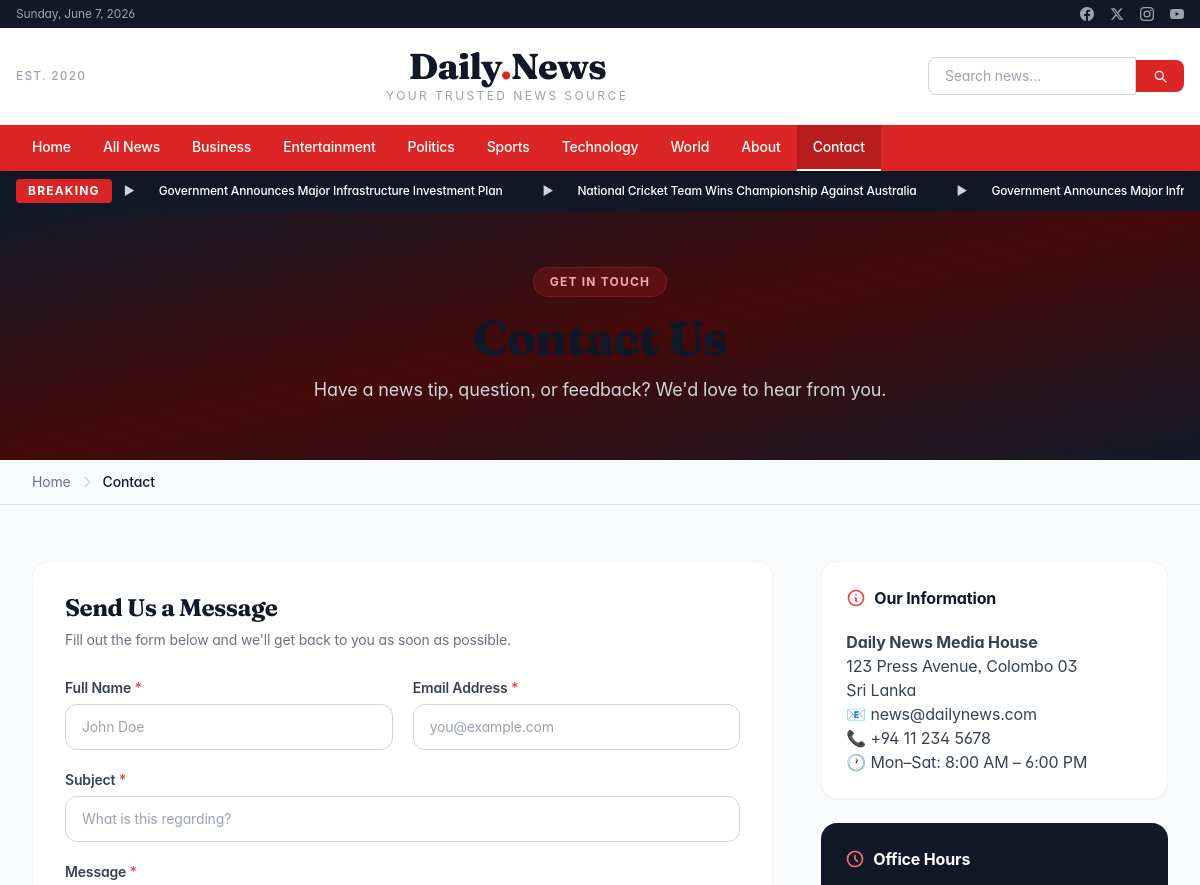
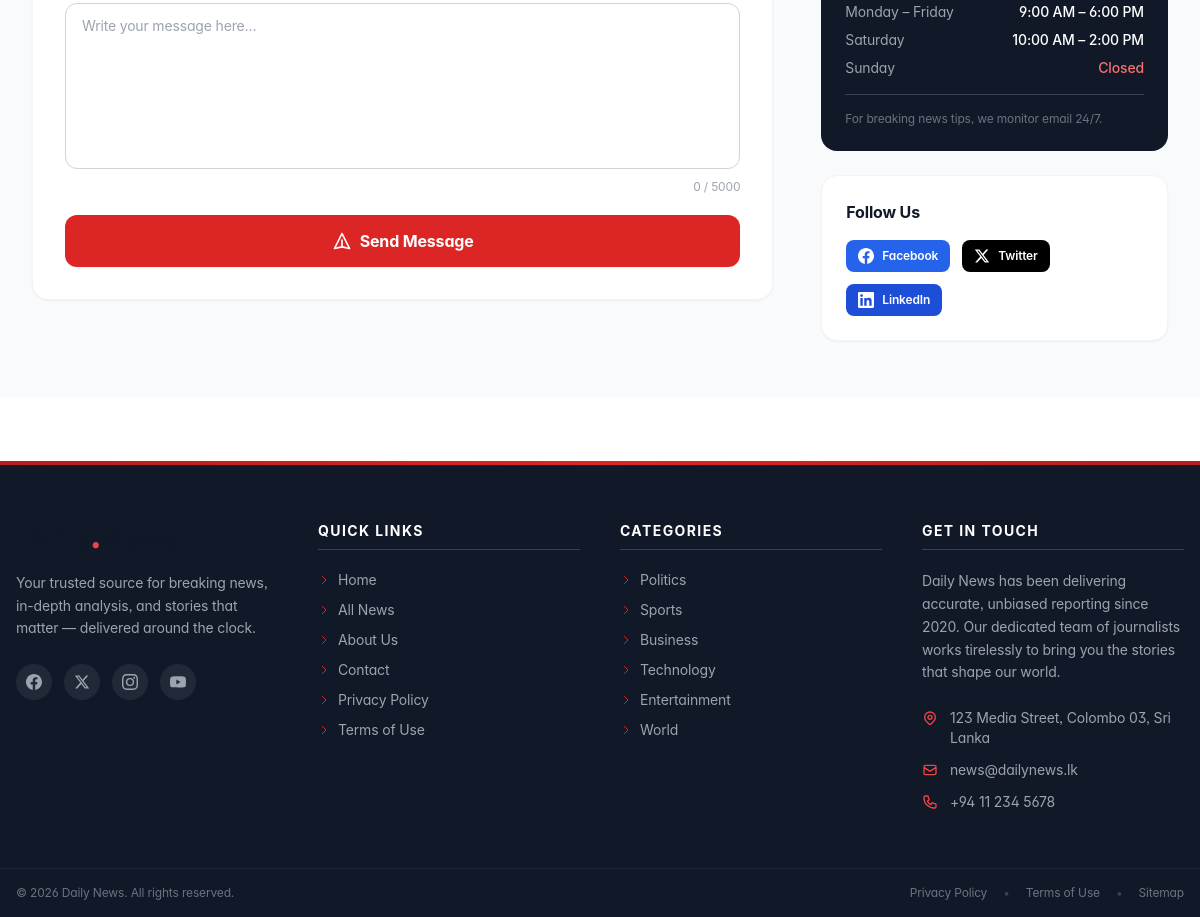
The page /contact.php on the database its author committed (2 pictures, top to bottom).
### tables this page shows
CREATE TABLE IF NOT EXISTS categories (
    id         INT UNSIGNED NOT NULL AUTO_INCREMENT,
    name       VARCHAR(100) NOT NULL,
    slug       VARCHAR(120) NOT NULL,
    status     TINYINT(1)   NOT NULL DEFAULT 1,
    created_at DATETIME     NOT NULL DEFAULT CURRENT_TIMESTAMP,
    updated_at DATETIME     NOT NULL DEFAULT CURRENT_TIMESTAMP ON UPDATE CURRENT_TIMESTAMP,
    PRIMARY KEY (id),
    UNIQUE KEY uq_categories_slug (slug),
    KEY idx_categories_status (status)
);

CREATE TABLE IF NOT EXISTS news (
    id           INT UNSIGNED NOT NULL AUTO_INCREMENT,
    category_id  INT UNSIGNED          DEFAULT NULL,
    title        VARCHAR(300) NOT NULL,
    slug         VARCHAR(320) NOT NULL,
    summary      TEXT,
    body         LONGTEXT     NOT NULL,
    image        VARCHAR(255)          DEFAULT NULL,
    author       VARCHAR(120) NOT NULL DEFAULT 'Admin',
    status       ENUM('draft','published') NOT NULL DEFAULT 'draft',
    is_featured  TINYINT(1)   NOT NULL DEFAULT 0,
    is_breaking  TINYINT(1)   NOT NULL DEFAULT 0,
    views        INT UNSIGNED NOT NULL DEFAULT 0,
    published_at DATETIME              DEFAULT NULL,
    created_at   DATETIME     NOT NULL DEFAULT CURRENT_TIMESTAMP,
    updated_at   DATETIME     NOT NULL DEFAULT CURRENT_TIMESTAMP ON UPDATE CURRENT_TIMESTAMP,
    PRIMARY KEY (id),
    UNIQUE KEY uq_news_slug        (slug),
    KEY idx_news_category_id       (category_id),
    KEY idx_news_status            (status),
    KEY idx_news_is_featured       (is_featured),
    KEY idx_news_is_breaking       (is_breaking),
    KEY idx_news_published_at      (published_at),
    CONSTRAINT fk_news_category FOREIGN KEY (category_id) REFERENCES categories (id) ON DELETE SET NULL ON UPDATE CASCADE
);

CREATE TABLE IF NOT EXISTS site_content (
    id         INT UNSIGNED NOT NULL AUTO_INCREMENT,
    page_key   VARCHAR(100) NOT NULL,
    title      VARCHAR(255)          DEFAULT NULL,
    content    LONGTEXT     NOT NULL,
    created_at DATETIME     NOT NULL DEFAULT CURRENT_TIMESTAMP,
    updated_at DATETIME     NOT NULL DEFAULT CURRENT_TIMESTAMP ON UPDATE CURRENT_TIMESTAMP,
    PRIMARY KEY (id),
    UNIQUE KEY uq_site_content_page_key (page_key)
);

### contact.php (the view, shortened to what the rows shown need)
<?php
require_once 'includes/db.php';
require_once 'includes/functions.php';
try {
    $contactBlock = getSiteContent($pdo, 'contact_info');
} catch (PDOException $e) {
    error_log('[contact.php] ' . $e->getMessage());
    $contactBlock = null;
}
require_once 'components/header.php';
require_once 'components/navbar.php';
?>
<div class="bg-gradient-to-br from-gray-900 via-red-950 to-gray-900 text-white py-14">
    <div class="max-w-screen-xl mx-auto px-4 sm:px-6 lg:px-8 text-center">
        <h1 class="font-serif text-4xl md:text-5xl font-bold mb-3">Contact Us</h1>
    </div>
</div>
<main class="bg-gray-50 py-14">
    <div class="max-w-screen-xl mx-auto px-4 sm:px-6 lg:px-8">
        <div class="grid grid-cols-1 lg:grid-cols-3 gap-12">
            <div class="lg:col-span-2">
                <div class="bg-white rounded-2xl shadow-sm border border-gray-100 p-8">
                    <h2 class="font-serif text-2xl font-bold text-gray-900 mb-2">Send Us a Message</h2>
                </div>
            </div>
            <aside class="space-y-6">
                <div class="bg-white rounded-2xl shadow-sm border border-gray-100 p-6">
                    <div class="prose prose-sm max-w-none text-gray-700 prose-p:my-1 prose-a:text-red-600 prose-strong:text-gray-900">
                        <?php if ($contactBlock && !empty($contactBlock['content'])): ?>
                            <?= $contactBlock['content'] ?>
                        <?php else: ?>
                            <p class="text-gray-400 text-sm py-4 text-center">Contact details coming soon.</p>
                        <?php endif; ?>
                    </div>
                </div>
            </aside>
        </div>
    </div>
</main>
<?php require_once 'components/footer.php'; ?>
</body>
</html>

### components/navbar.php (shortened to what the rows shown need)
<?php
$categories = getCategories($pdo);
$breaking   = getBreakingNews($pdo);
$currentPath = $_SERVER['REQUEST_URI'];
?>
<div class="bg-white border-b border-gray-100 py-5">
  <div class="max-w-7xl mx-auto px-4 flex items-center justify-between gap-4">
    <a href="/index.php" class="text-center flex-shrink-0 mx-auto md:mx-0">
      <h1 class="font-serif text-4xl font-black text-gray-900 tracking-tight leading-none">
        Daily<span class="text-red-600">.</span>News
      </h1>
    </a>
  </div>
</div>
<nav class="bg-red-600 text-white shadow-lg sticky top-0 z-50" id="main-nav">
  <div class="max-w-7xl mx-auto px-4">
    <div class="flex items-center justify-between">
      <div class="hidden md:flex items-center overflow-x-auto scrollbar-hide">
        <a
          href="/index.php"
          class="shrink-0 px-4 py-3 text-sm font-medium hover:bg-red-700 transition-colors duration-150 whitespace-nowrap border-b-2 border-transparent hover:border-white <?= ($currentPath === '/index.php' || $currentPath === '/') ? 'bg-red-700 border-white' : '' ?>"
        >Home</a>
        <a
          href="/news.php"
          class="shrink-0 px-4 py-3 text-sm font-medium hover:bg-red-700 transition-colors duration-150 whitespace-nowrap border-b-2 border-transparent hover:border-white <?= (strpos($currentPath, '/news.php') === 0 && empty($_GET['cat'])) ? 'bg-red-700 border-white' : '' ?>"
        >All News</a>
        <?php foreach ($categories as $cat): ?>
          <a
            href="/news.php?cat=<?= urlencode($cat['slug']) ?>"
            class="shrink-0 px-4 py-3 text-sm font-medium hover:bg-red-700 transition-colors duration-150 whitespace-nowrap border-b-2 border-transparent hover:border-white <?= (isset($_GET['cat']) && $_GET['cat'] === $cat['slug']) ? 'bg-red-700 border-white' : '' ?>"
          ><?= htmlspecialchars($cat['name'], ENT_QUOTES, 'UTF-8') ?></a>
        <?php endforeach; ?>
        <a
          href="/about.php"
          class="shrink-0 px-4 py-3 text-sm font-medium hover:bg-red-700 transition-colors duration-150 whitespace-nowrap border-b-2 border-transparent hover:border-white <?= (strpos($currentPath, '/about.php') === 0) ? 'bg-red-700 border-white' : '' ?>"
        >About</a>
        <a
          href="/contact.php"
          class="shrink-0 px-4 py-3 text-sm font-medium hover:bg-red-700 transition-colors duration-150 whitespace-nowrap border-b-2 border-transparent hover:border-white <?= (strpos($currentPath, '/contact.php') === 0) ? 'bg-red-700 border-white' : '' ?>"
        >Contact</a>
      </div>
    </div>
  </div>
</nav>
<?php if (!empty($breaking)): ?>
<div class="bg-gray-900 text-white text-xs py-2 overflow-hidden">
  <div class="max-w-7xl mx-auto px-4 flex items-center gap-3">
    <div class="overflow-hidden flex-1">
      <div class="ticker-wrap">
        <div class="ticker-content">
          <?php foreach ($breaking as $b): ?>
            <span class="mr-6 text-gray-300">&#9654;</span>
            <a
              href="/article.php?slug=<?= urlencode($b['slug']) ?>"
              class="mr-10 hover:text-red-400 transition-colors duration-200 font-medium"
            ><?= htmlspecialchars($b['title'], ENT_QUOTES, 'UTF-8') ?></a>
          <?php endforeach; ?>
          <?php foreach ($breaking as $b): ?>
            <span class="mr-6 text-gray-300">&#9654;</span>
            <a
              href="/article.php?slug=<?= urlencode($b['slug']) ?>"
              class="mr-10 hover:text-red-400 transition-colors duration-200 font-medium"
            ><?= htmlspecialchars($b['title'], ENT_QUOTES, 'UTF-8') ?></a>
          <?php endforeach; ?>
        </div>
      </div>
    </div>
  </div>
</div>
<?php endif; ?>

### components/footer.php (shortened to what the rows shown need)
<?php
$footerCategories = [
    ['name' => 'Politics',      'slug' => 'politics'],
    ['name' => 'Sports',        'slug' => 'sports'],
    ['name' => 'Business',      'slug' => 'business'],
    ['name' => 'Technology',    'slug' => 'technology'],
    ['name' => 'Entertainment', 'slug' => 'entertainment'],
    ['name' => 'World',         'slug' => 'world'],
];
?>
<footer class="bg-gray-900 text-gray-300 mt-16">
  <div class="max-w-7xl mx-auto px-4 py-14">
    <div class="grid grid-cols-1 md:grid-cols-2 lg:grid-cols-4 gap-10">
      <div class="lg:col-span-1">
        <a href="/index.php" class="inline-block mb-4">
          <h2 class="font-serif text-3xl font-black text-white tracking-tight">
            Daily<span class="text-red-500">.</span>News
          </h2>
        </a>
      </div>
      <div>
        <ul class="space-y-2.5">
          <?php foreach ($footerCategories as $cat): ?>
          <li>
            <a href="/news.php?cat=<?= urlencode($cat['slug']) ?>"
               class="text-sm text-gray-400 hover:text-red-400 transition-colors duration-200 flex items-center gap-2 group">
              <svg class="w-3 h-3 text-red-600 group-hover:translate-x-0.5 transition-transform" fill="none" stroke="currentColor" viewBox="0 0 24 24">
                <path stroke-linecap="round" stroke-linejoin="round" stroke-width="2" d="M9 5l7 7-7 7"/>
              </svg>
              <?= htmlspecialchars($cat['name'], ENT_QUOTES, 'UTF-8') ?>
            </a>
          </li>
          <?php endforeach; ?>
        </ul>
      </div>
    </div>
  </div>
</footer>
</body>
</html>

### rows shown on the page
categories: name "Business"
categories: name "Entertainment"
categories: name "Politics"
categories: name "Sports"
categories: name "Technology"
categories: name "World"
news: title "Government Announces Major Infrastructure Investment Plan", title "Government Announces Major…"
news: title "National Cricket Team Wins Championship Against Australia"
site_content: content "Daily News Media House 123 Press Avenue, Colombo 03 Sri Lanka 📧 news@dailynews.com 📞 +94 11 234 5678 🕐 Mon–Sat: 8:00 AM – 6:00 PM"

### other values the page prints
$link['label'] "Home"
$link['label'] "All News"
$link['label'] "About Us"
$link['label'] "Contact"
$link['label'] "Privacy Policy"
$link['label'] "Terms of Use"
$cat['name'] "Politics"
$cat['name'] "Sports"
